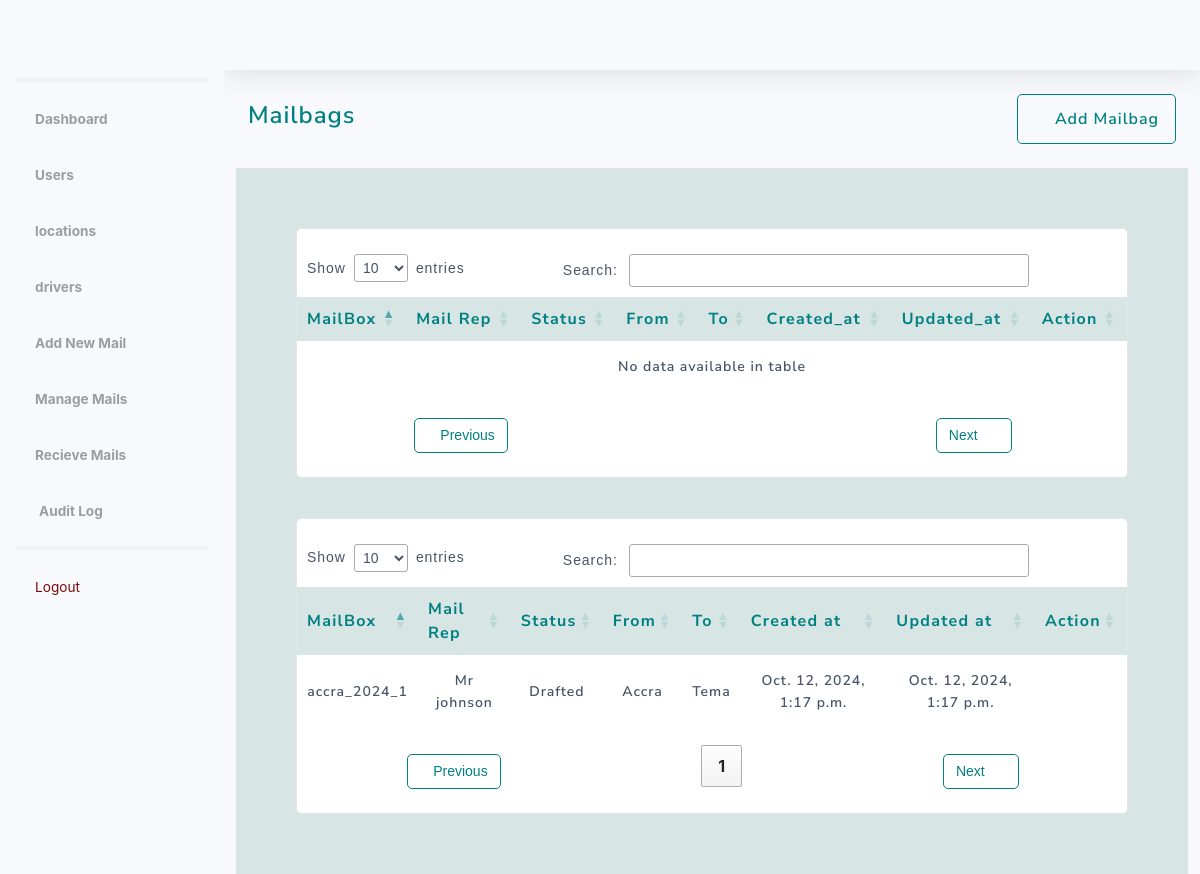
/dashboard/mailboxes (signed in), run on an earlier commit of the app's database.
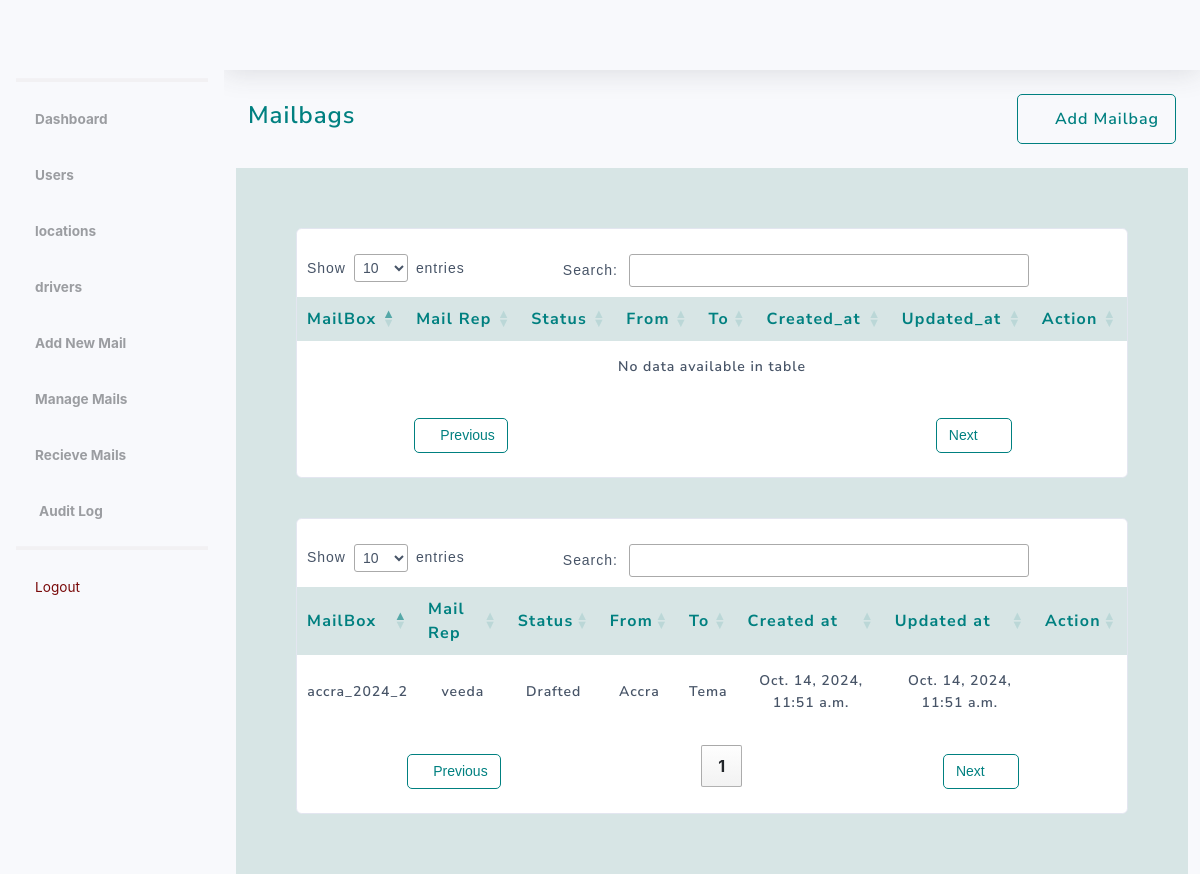
And on a later commit of the database.
### mail/models.py (models this page shows, shortened)
class ModelInherit(models.Model):
    created_at = models.DateTimeField(auto_now_add=True)
    updated_at = models.DateTimeField(auto_now=True)

class MailBox(ModelInherit):
    mail_id = models.CharField(max_length=200, unique=True)
    handling_officer = models.CharField(max_length=100)
    dispatch_date = models.DateField(auto_now_add=True)
    mail_status = models.CharField(max_length=50, default='Drafted', choices=MAIL_STATUS)
    remarks = models.TextField(blank=True, null=True)
    to_location = models.ForeignKey(Location, on_delete=models.PROTECT, related_name='to_location')
    from_location = models.ForeignKey(Location, on_delete=models.PROTECT, related_name='from_location')
    assigned_to = models.ForeignKey(AssignedTo, on_delete=models.SET_NULL, null=True, blank=False)
    created_by = models.ForeignKey(User, on_delete=models.PROTECT)

class ModelInherit(models.Model):
    created_at = models.DateTimeField(auto_now_add=True)
    updated_at = models.DateTimeField(auto_now=True)

### authentication/models.py (models this page shows, shortened)
class Location(models.Model):
    name = models.CharField(max_length=100, unique=True)
    created_at = models.DateTimeField(auto_now_add=True)
    updated_at = models.DateTimeField(auto_now=True)

### management/views.py (the view)
# urls.py: path('mailboxes', MailBoxListView.as_view(), name='mail_boxes'),
@method_decorator([login_required, registry_required], name='dispatch')
class MailBoxListView(ListView):
    model = MailBox
    template_name = 'mail/mail_box_list.html'
    context_object_name = 'mailboxes'
    def get_context_data(self, **kwargs):
        context = super().get_context_data(**kwargs)
        today = timezone.now().date()
        context['mailboxes'] = MailBox.objects.filter(dispatch_date=today, from_location=self.request.user.location)
        drafted_past_mailboxes = MailBox.objects.filter(dispatch_date__lt=today, from_location=self.request.user.location, mail_status="Drafted")
        context['has_past_drafted_mailboxes'] = drafted_past_mailboxes.exists()
        context['drafted_past_mailboxes'] = drafted_past_mailboxes
        return context

### management/templatetags/custom_tags.py (called while the page is built)
@register.simple_tag(takes_context=True)
def get_locations(context):
    request = context['request']
    user_location = request.user.location
    if request.user.is_authenticated and request.user.is_admin:
        locations = Location.objects.all()
    else:
        locations = Location.objects.exclude(id=user_location.id)
    return locations

### templates/mail/mail_box_list.html (shortened to what this page needs)
{% load static %}
<!DOCTYPE html>
<html lang="en">
<head>
  {% include 'components/css.html' %}
  <link rel="stylesheet" href="https://cdn.datatables.net/1.10.4/css/jquery.dataTables.min.css">
</head>
<body id="page-top">
  <div id="wrapper">
    {% include 'components/sidebar.html' %}
    <div id="content-wrapper" class="d-flex flex-column">
      <div id="content">
        {% include 'components/navbar.html' %}
        <div class="container-fluid">
          <div class="row">
            <div class="col-12">
              <div class="d-flex justify-content-between align-items-center mb-4 custom-div">
                <h2>Mailbags</h2>
                <span>
                  <a href="{% url 'add_new_mailbox' %}" class="custom-a"><i class="fas fa-plus"></i>Add Mailbag</a>
                </span>
              </div>
            </div>
            <div class="col-12" style="background-color: rgb(215,229,229); padding: 60px;">
              <div class="card">
                <div class="table-responsive">
                  <table table table-condensed table-hover" id="table_id" width="100%" cellspacing="0">
                    <thead>
                      <tr>
                        <th>MailBox</th>
                        <th>Mail Rep</th>
                        <th>Status</th>
                        <th>From</th>
                        <th>To</th>
                        <th>Created_at</th>
                        <th>Updated_at</th>
                        <th>Action</th>
                      </tr>
                    </thead>
                    <tbody>
                    </tbody>
                  </table>
                </div>
              </div>
              <div class="row" style="margin-top: 40px;">
                <div class="col-12">
                  {% if has_past_drafted_mailboxes == True %}
                  <div class="card">
                    <div class="table-responsive">
                      <table table table-condensed table-hover" id="table_id1" width="100%"
                      cellspacing="0">
                        <thead>
                          <tr>
                            <th>MailBox</th>
                            <th>Mail Rep</th>
                            <th>Status</th>
                            <th>From</th>
                            <th>To</th>
                            <th>Created at</th>
                            <th>Updated at</th>
                            <th>Action</th>
                          </tr>
                        </thead>
                        <tbody>
                          {% for mailbox in drafted_past_mailboxes %}
                          <tr>
                            <td>{{mailbox.mail_id}}</td>
                            <td>{{mailbox.handling_officer}}</td>
                            <td>{{mailbox.mail_status}}</td>
                            <td>{{mailbox.from_location.name}}</td>
                            <td>{{mailbox.to_location.name}}</td>
                            <td>{{mailbox.created_at}}</td>
                            <td>{{mailbox.updated_at}}</td>
                            {% if mailbox.mail_status == "Drafted" %}
                            <td>
                              <a href="{% url 'add_individual_mail' mailbox.pk %}">
                                  <i class="fas fa-plus" style="margin-right: 10px;"></i>
                              </a>
                              <a href="{% url 'final_submittion' mail_id=mailbox.pk %}">
                                  <i class="fas fa-paper-plane"></i>
                              </a>
                          </td>
                            {% else %}
                            <td>Submitted</td>
                            {% endif %}
                          </tr>
                          {% endfor %}
                        </tbody>
                      </table>
                    </div>
                  </div>
                  {% endif %}
                </div>
              </div>
            </div>
          </div>
        </div>
      </div>
    </div>
  </div>
</body>
</html>

What changed in the data, as far as the page shows it:
no longer on this page (row edited): MailBox: mail_id "accra_2024_1", handling_officer "Mr johnson", mail_status "Drafted", from_location.name "Accra", to_location.name "Tema", created_at "Oct. 12, 2024, 1:17 p.m.", updated_at "Oct. 12, 2024, 1:17 p.m."
added MailBox: mail_id "accra_2024_2", handling_officer "veeda", mail_status "Drafted", from_location.name "Accra", to_location.name "Tema", created_at "Oct. 14, 2024, 11:51 a.m.", updated_at "Oct. 14, 2024, 11:51 a.m."
